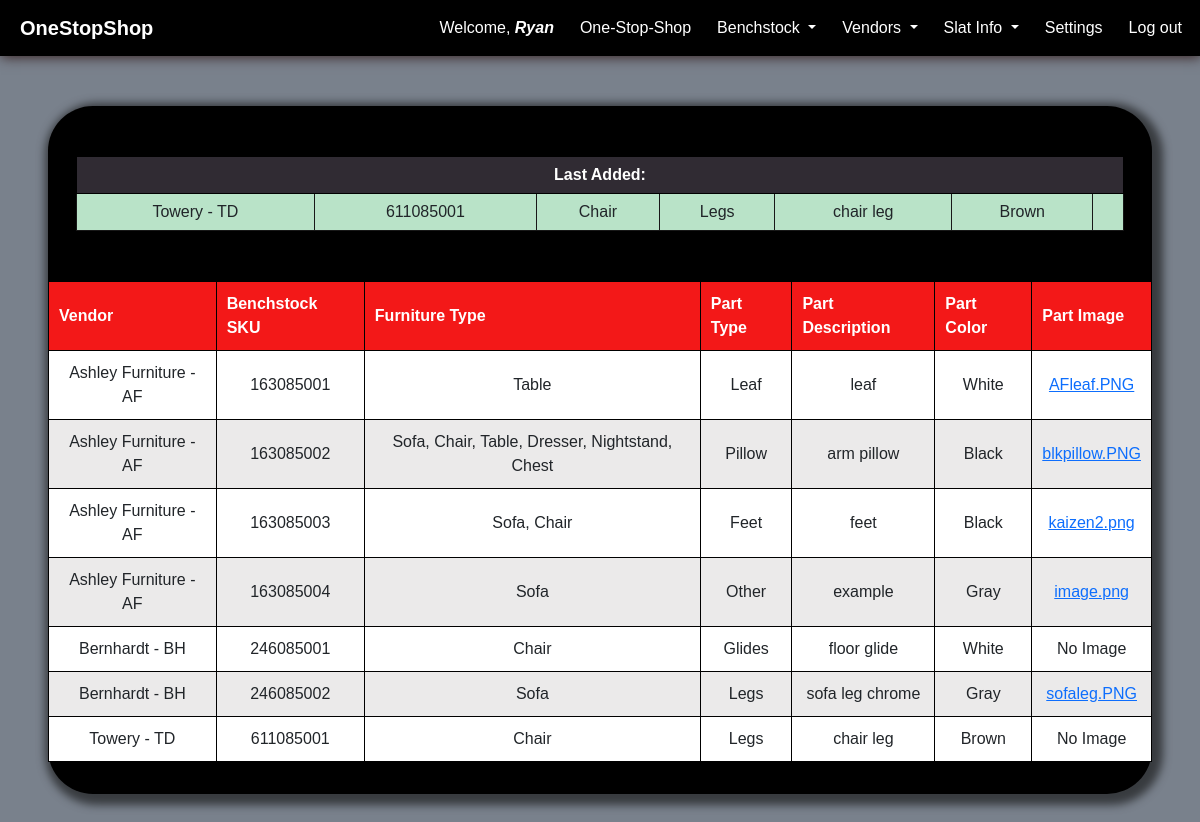
Screenshot of /crud_app/all_skus (signed in) with the database file from the repository.
### crud_app/models.py (models this page shows, shortened)
class Benchstock_part(models.Model):
    vendor = models.ForeignKey(Vendors, on_delete=models.SET_NULL, null=True)
    benchstock_sku = models.PositiveIntegerField(unique=True, editable=False)
    furniture_type = models.ManyToManyField(Furniture)
    part_type = models.ForeignKey(Parts, on_delete=models.SET_NULL, null=True)
    part_description = models.CharField(max_length=50, blank=True)
    part_color = models.ForeignKey(Color, on_delete=models.SET_NULL, null=True)
    part_image = models.ImageField(null=True, storage=DefaultStorage())
    ACTIVE_CHOICES =  [
        ('Active', 'Active'),
        ('Discontinued', 'Discontinued'),
    ]
    discontinued = models.CharField(choices=ACTIVE_CHOICES, max_length=30, default='Active')
    class Meta:
        unique_together = [['vendor','part_type','part_description','part_color']]

class Vendors(models.Model):
    vendor_name = models.CharField(max_length=100 ,unique=True)
    vendor_id = models.CharField(max_length=4 ,unique=True)
    vendor_code = models.PositiveSmallIntegerField(unique=True)
    SEND_PART_CHOICES = [
        ('Yes', 'Yes'),
        ('No', 'No'),
    ]
    sends_parts = models.CharField(choices=SEND_PART_CHOICES, max_length=3, default='Yes')
    available_parts = models.CharField(max_length=500, blank=True)
    unavailable_parts = models.CharField(max_length=500, blank=True)
    part_shipping = models.CharField(max_length=400, blank=True)
    other_part_info = models.CharField(max_length=400, blank=True)
    def __str__(self):
        return f"{self.vendor_name} - {self.vendor_id}"

class Furniture(models.Model):
    furniture_categories = models.CharField(max_length=40, unique=True)
    def __str__(self):
        return f"{self.furniture_categories}"

class Parts(models.Model):
    part_categories = models.CharField(max_length=40, unique=True)
    def __str__(self):
        return f"{self.part_categories}"

class Color(models.Model):
    color_options = models.CharField(max_length=30, unique=True)
    def __str__(self):
        return f"{self.color_options}"

### crud_app/views.py (the view)
# urls.py: path('all_skus', views.all_skus, name='all_skus'),
def all_skus(request):
    benchstock_parts = Benchstock_part.objects.all().order_by('vendor')
    last_benchstock_part = benchstock_parts.last()
    return render(request, 'crud_app/all_skus.html',{'benchstock_parts':benchstock_parts,'last_benchstock_part':last_benchstock_part})

### crud_app/templates/crud_app/all_skus.html (shortened to what this page needs)
{% extends 'crud_app/base.html' %}
{% load static %}
{% block additional_css %}
<link rel="stylesheet" href="{% static 'crud_app/css/allskus.css' %}">
{% endblock %}
{% block content %}
{%if user.is_authenticated%}
<div class="all-skus-container">
    <div class="all-skus-table-wrapper">
        <table class="last-sku-table">
            <div class="last-sku-table-wrapper">
                <table class="last-sku-table">
                    <thead>
                        <tr>
                            <th colspan="7" style="text-align: center;">Last Added:</th>
                        </tr>
                    </thead>
                    <tbody>
                        {% if last_benchstock_part %}
                        <tr>
                            <td>{{ last_benchstock_part.vendor }}</td>
                            <td>{{ last_benchstock_part.benchstock_sku }}</td>
                            <td>
                                {% for furniture in last_benchstock_part.furniture_type.all %}
                                    {{ furniture }}
                                {% endfor %}
                            </td>
                            <td>{{ last_benchstock_part.part_type }}</td>
                            <td>{{ last_benchstock_part.part_description }}</td>
                            <td>{{ last_benchstock_part.part_color }}</td>
                            <td>{{ last_benchstock_part.part_image }}</td>
                        </tr>
                        {% endif %}
                    </tbody>
                </table>
            </div>
        </table>
        <table class="all-skus-table">
            <thead>
                <tr>
                    <th>Vendor</th>
                    <th>Benchstock SKU</th>
                    <th>Furniture Type</th>
                    <th>Part Type</th>
                    <th>Part Description</th>
                    <th>Part Color</th>
                    <th>Part Image</th>
                </tr>
            </thead>
            <tbody>
                {% for sku in benchstock_parts %}
                <tr>
                    <td>{{sku.vendor}}</td>
                    <td>{{sku.benchstock_sku}}</td>
                    <td>
                        {% for furniture in sku.furniture_type.all %}
                        {{ furniture }}{% if not forloop.last %}, {% endif %}
                        {% endfor %}
                </td>
                    <td>{{sku.part_type}}</td>
                    <td>{{sku.part_description}}</td>
                    <td>{{sku.part_color}}</td>
                    <td>
                        {% if sku.part_image %}
                            <a href="{{ sku.part_image.url }}" target="_blank">{{ sku.part_image }}</a>
                        {% else %}
                            No Image
                        {% endif %}
                    </td>
                </tr>
                {% endfor %}
            </tbody>
        </table>
    </div>
</div>
{%endif%}
{% endblock %}

### crud_app/templates/crud_app/base.html (shortened to what this page needs)
{% load static %}
<!DOCTYPE html>
<html lang="en">
<head>
    <link href="https://cdn.jsdelivr.net/npm/bootstrap@5.3.2/dist/css/bootstrap.min.css" rel="stylesheet">
    <link rel="stylesheet" href="https://cdn.jsdelivr.net/npm/bootstrap-icons@1.11.2/font/bootstrap-icons.min.css">
    <link rel="stylesheet" href="{% static 'crud_app/css/base.css' %}">
    {% block additional_css %}{% endblock %}
</head>
<body>
    <nav class="navbar navbar-expand-lg navbar-light">
        <a class="navbar-brand text-white" href="{% url 'crud_app:index' %}"><b>OneStopShop</b></a>
        <div class="collapse navbar-collapse" id="navbarNavDropdown">
            <ul class="navbar-nav ms-auto">
            {% if user.is_authenticated %}
            <li class="nav-item">
                <a class="nav-link text-white" href="#">Welcome, <i><b>{{ user.first_name }}</b></i></a>
            </li>
                <li class="nav-item">
                    <a class="nav-link text-white" href="{% url 'crud_app:one_stop_shop' %}">One-Stop-Shop</a>
                </li>
                <li class="nav-item dropdown">
                    <a class="nav-link dropdown-toggle text-white" href="#" id="navbarDropdownMenuLink" role="button" data-toggle="dropdown"
                        aria-haspopup="true" aria-expanded="false">
                        Benchstock
                    </a>
                </li>
                <li class="nav-item dropdown">
                    <a class="nav-link dropdown-toggle text-white" href="#" id="navbarDropdownMenuLink" role="button" data-toggle="dropdown"
                        aria-haspopup="true" aria-expanded="false">
                        Vendors
                    </a>
                </li>
                <li class="nav-item dropdown">
                    <a class="nav-link dropdown-toggle text-white" href="#" id="navbarDropdownMenuLink" role="button" data-toggle="dropdown"
                        aria-haspopup="true" aria-expanded="false">
                        Slat Info
                    </a>
                </li>
                <li class="nav-item">
                    <a class="nav-link text-white" href="{% url 'crud_app:settings' %}">Settings</a>
                </li>
                <li class="nav-item">
                    <a class="nav-link text-white" href="#" onclick="confirmLogout()">Log out</a>
                </li>
            {% else %}
                <li class="nav-item" id="nav-login">
                    <a class="nav-link text-white" href="{% url 'crud_app:index' %}">Login Required</a>
                </li>
            {% endif %}
            </ul>
        </div>
    </nav>
    {% block content %}{% endblock %}
</html>

### crud_app/static/crud_app/css/base.css (style rules this page uses)
.navbar { background-color: black; padding-left: 20px; box-shadow: 1px 1px 12px #341d1d; }
.nav-link { border-radius: 25px; margin-right: 10px; }

### crud_app/static/crud_app/css/allskus.css (style rules this page uses)
body { background-color: #79818c; font-family: Arial, Helvetica, sans-serif; }
.all-skus-container { background-color: black; width: 92%; margin-left: auto; margin-right: auto; border-radius: 45px; padding-bottom: 2rem; margin-bottom: 2rem; box-shadow: 4px 4px 9px 7px #383b3f; }
.all-skus-table { margin-top: 50px; margin-left: auto; margin-right: auto; min-width: fit-content; max-width: 95%; padding: 10px; background-color: white; border: 1px solid black; width: 100%; }
.all-skus-table th { padding: 10px; border: 1px solid black; background-color: #f31818; color: white; }
.all-skus-table td { padding: 10px; border: 1px solid black; text-align: center; }
.all-skus-table tr:nth-child(even) { background-color: #ebeaea; }
.last-sku-table { margin-top: 50px; margin-left: auto; margin-right: auto; min-width: fit-content; max-width: 95%; padding: 50px; background-color: white; border: 1px solid black; width: 100%; }
.last-sku-table th { padding: 6px; border: 1px solid black; background-color: #302b33; color: white; }
.last-sku-table td { padding: 6px; border: 1px solid rgb(24, 24, 24); text-align: center; }
.last-sku-table tr { background-color: #b9e3c8; }

### rows the page displays
Benchstock_part: vendor "Towery - TD", benchstock_sku "611085001", part_type "Legs", part_description "chair leg", part_color "Brown", part_image "No Image"
Furniture: furniture_categories "Chair"
Benchstock_part: vendor "Ashley Furniture - AF", benchstock_sku "163085001", part_type "Leaf", part_description "leaf", part_color "White", part_image "AFleaf.PNG"
Furniture: furniture_categories "Table"
Benchstock_part: vendor "Ashley Furniture - AF", benchstock_sku "163085002", part_type "Pillow", part_description "arm pillow", part_color "Black", part_image "blkpillow.PNG"
Furniture: furniture_categories "Sofa"
Furniture: furniture_categories "Dresser"
Furniture: furniture_categories "Nightstand"
Furniture: furniture_categories "Chest"
Benchstock_part: vendor "Ashley Furniture - AF", benchstock_sku "163085003", part_type "Feet", part_description "feet", part_color "Black", part_image "kaizen2.png"
Benchstock_part: vendor "Ashley Furniture - AF", benchstock_sku "163085004", part_type "Other", part_description "example", part_color "Gray", part_image "image.png"
Benchstock_part: vendor "Bernhardt - BH", benchstock_sku "246085001", part_type "Glides", part_description "floor glide", part_color "White", part_image "No Image"
Benchstock_part: vendor "Bernhardt - BH", benchstock_sku "246085002", part_type "Legs", part_description "sofa leg chrome", part_color "Gray", part_image "sofaleg.PNG"

### other values shown
{{ user.first_name }} "Ryan"
